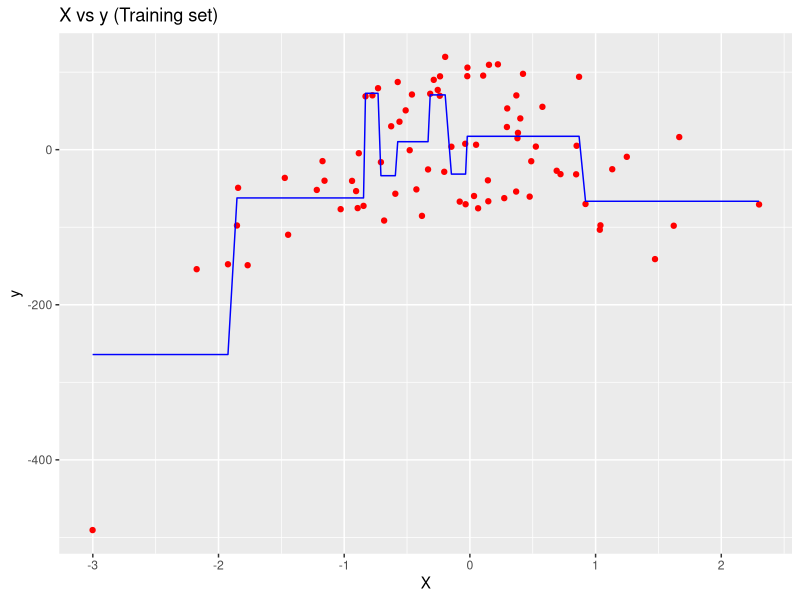
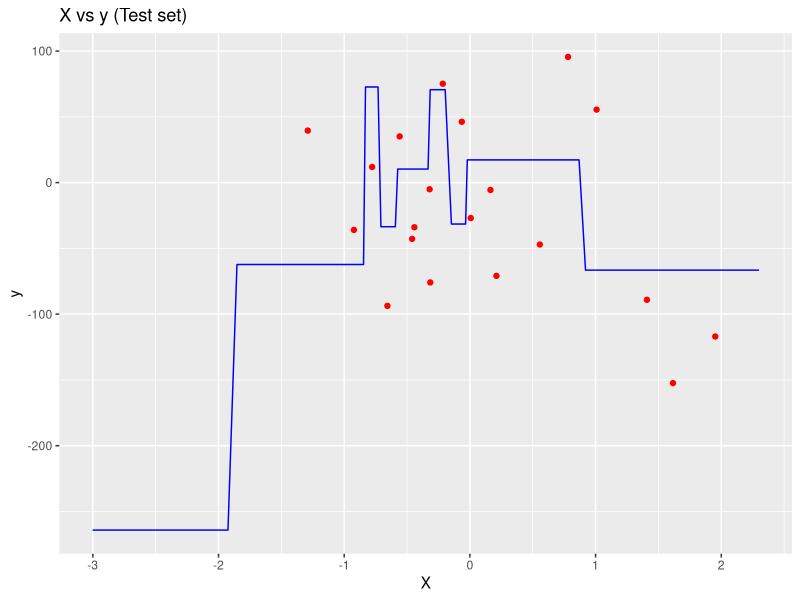

Source code (R) for these figures, in order:

RMSE = function(a, b){
  sqrt(mean((a - b)^2))
}
# Import the dataset
dataset = read.csv('polyRegression.csv')
print(colnames(dataset))

dataset <- dataset[,-1]
print(colnames(dataset))

# Splitting the dataset 
library(caTools)
split = sample.split(dataset$X, SplitRatio = 0.8)
training_set = subset(dataset, split == TRUE)
test_set = subset(dataset, split == FALSE)


# Regressor
# install.packages('rpart')
library(rpart)
regressor = rpart(formula = y ~ .,
                  data = training_set,
                  control = rpart.control(minsplit = (0.1*dim(dataset)[1])))
# Predicting
y_pred = predict(regressor, newdata = test_set)


# Visualising
library(ggplot2)
ggplot() +
  geom_point(aes(x = training_set$X, y = training_set$y),
             colour = 'red') +
  geom_line(aes(x = training_set$X, y = predict(regressor, newdata = training_set)),
            colour = 'blue') +
  ggtitle('X vs y (Training set)') +
  xlab('X') +
  ylab('y')

# Visualising the Test set results
library(ggplot2)
ggplot() +
  geom_point(aes(x = test_set$X, y = test_set$y),
             colour = 'red') +
  geom_line(aes(x = training_set$X, y = predict(regressor, newdata = training_set)),
            colour = 'blue') +
  ggtitle('X vs y (Test set)') +
  xlab('X') +
  ylab('y')


RMSE(test_set$y, y_pred)
